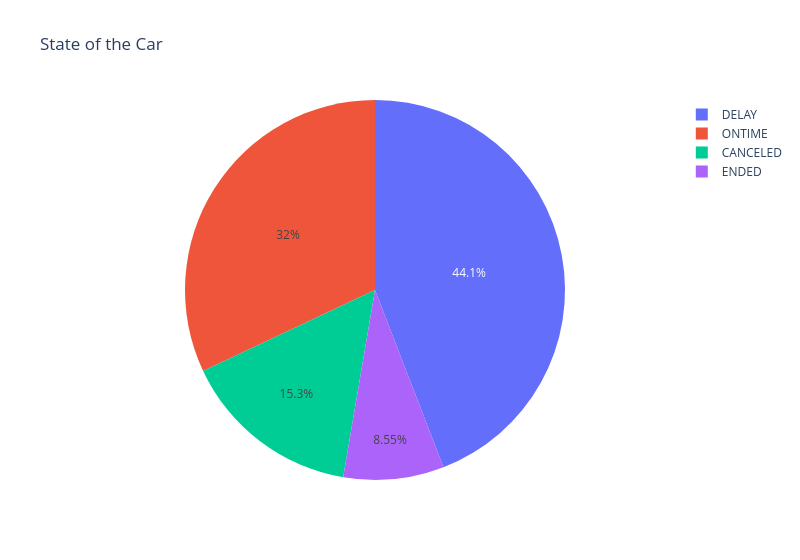

Notebook source saved alongside this figure:
### Code cell
df_state_detail = pd.DataFrame(df_state).reset_index()
px.pie(df_state_detail, values='count', names = 'time', width=WIDTH, title="State of the Car")

### Figure 1 — Plotly figure (JSON) as saved in the notebook; plotly's stock layout.template omitted (floating-point values rounded to 4 significant figures)
{"data": [{"domain": {"x": [0, 1], "y": [0, 1]}, "hovertemplate": "time=%{label}<br>count=%{value}<extra></extra>", "labels": ["DELAY", "ONTIME", "CANCELED", "ENDED"], "legendgroup": "", "name": "", "showlegend": true, "type": "pie", "values": [9404, 6820, 3264, 1822]}], "layout": {"legend": {"tracegroupgap": 0}, "title": {"text": "State of the Car"}, "width": 800}}
